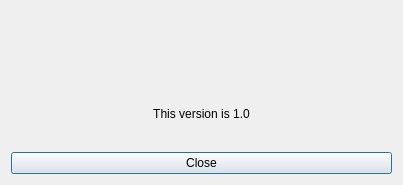
<?xml version="1.0" encoding="UTF-8"?>
<ui version="4.0">
 <class>AboutOscTesterApp</class>
 <widget class="QDialog" name="AboutOscTesterApp">
  <property name="geometry">
   <rect>
    <x>0</x>
    <y>0</y>
    <width>403</width>
    <height>185</height>
   </rect>
  </property>
  <property name="windowTitle">
   <string>Dialog</string>
  </property>
  <layout class="QVBoxLayout" name="verticalLayout">
   <item>
    <widget class="QLabel" name="label_pic">
     <property name="text">
      <string/>
     </property>
     <property name="alignment">
      <set>Qt::AlignCenter</set>
     </property>
     <property name="margin">
      <number>10</number>
     </property>
    </widget>
   </item>
   <item>
    <widget class="QLabel" name="label_2">
     <property name="text">
      <string>This version is 1.0</string>
     </property>
     <property name="alignment">
      <set>Qt::AlignCenter</set>
     </property>
    </widget>
   </item>
   <item>
    <widget class="QPushButton" name="pushButton">
     <property name="text">
      <string>Close</string>
     </property>
     <property name="default">
      <bool>true</bool>
     </property>
     <property name="flat">
      <bool>false</bool>
     </property>
    </widget>
   </item>
  </layout>
 </widget>
 <resources/>
 <connections/>
</ui>
